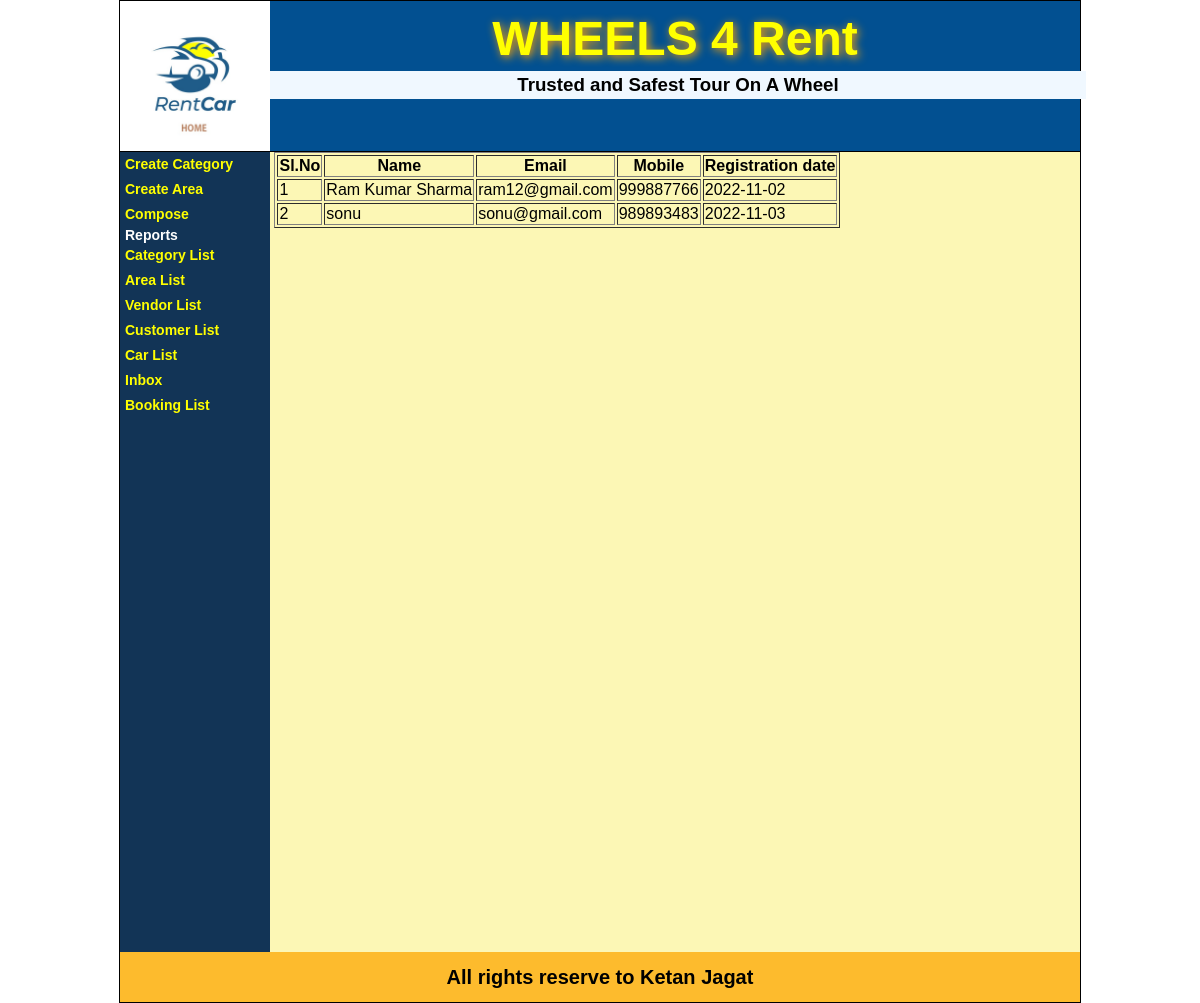
Page /showCustomerList.php on the committed database.
### tables this page shows
CREATE TABLE IF NOT EXISTS `user_info` (
  `user_id` int(11) NOT NULL AUTO_INCREMENT,
  `cust_name` varchar(30) NOT NULL,
  `cust_email` varchar(30) NOT NULL,
  `cust_mobile` varchar(25) NOT NULL,
  `cust_address` text NOT NULL,
  `user_name` varchar(30) NOT NULL,
  `user_pass` varchar(15) NOT NULL,
  `user_type` varchar(10) NOT NULL,
  `reg_date` date NOT NULL,
  `connect_status` int(11) NOT NULL,
  PRIMARY KEY (`user_id`)
);

### showCustomerList.php (the view)
<?php
  include("header.php");
?>
<div id='content'>
  <div id='parentDashboard'>
     <div id='leftDiv'>
         <?php
           include("adminMenu.php");
         ?>
     </div>
     <div id='rightDiv'>
      <?php
        include("dbConnect.php");
        $sql = " select * from user_info where user_type='Customer' order by cust_name " ;
        $rsCustomer = mysqli_query($con,$sql) or die("Query Error");
        echo("<table border='1'>");
        $cnt = 1;
        echo("<tr>");
          echo("<th> Sl.No </th>");
          echo("<th> Name </th>");
          echo("<th> Email </th>");
          echo("<th> Mobile </th>");
          echo("<th> Registration date </th>");
          echo("</tr>");
        while( $row = mysqli_fetch_array($rsCustomer) )
        {
          echo("<tr>");
          echo("<td>");
          echo($cnt++);
          echo("</td>");
          echo("<td>");
          echo($row["cust_name"]);
          echo("</td>");
          echo("<td>");
          echo($row["cust_email"]);
          echo("</td>");
          echo("<td>");
          echo($row["cust_mobile"]);
          echo("</td>");
          echo("<td>");
          echo($row["reg_date"]);
          echo("</td>");
          echo("</tr>");
        }
        echo("</table>");
      ?>
     </div>
  </div>
</div>
<?php
  include("footer.php");
?>

### css/style.css (style rules this page uses)
body { padding: 0px; margin: 0px; font-family: Verdana, Geneva, Tahoma, sans-serif; }
#content { min-height: 450px; }
#parentDashboard { background-color:#fcf7b5; width: 100%; height: auto; min-height:450px ; }
#leftDiv { background-color: #123456; width: 150px; min-height:800px; display: inline-block; vertical-align: top; }
#rightDiv { vertical-align: top; background-color:#fcf7b5; width: 800px; min-height:800px; display: inline-block; margin-right:0px; }

### rows in the picture
user_info: cust_name "Ram Kumar Sharma", cust_email "ram12@gmail.com", cust_mobile "999887766", reg_date "2022-11-02"
user_info: cust_name "sonu", cust_email "sonu@gmail.com", cust_mobile "989893483", reg_date "2022-11-03"
